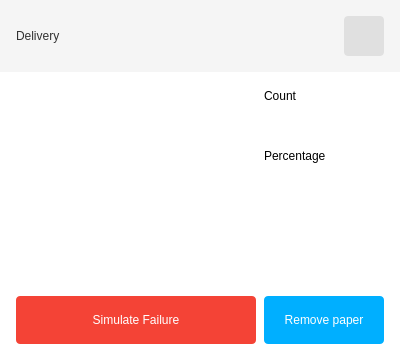
<?xml version="1.0" encoding="UTF-8"?>
<ui version="4.0">
 <class>DeliveryControl</class>
 <widget class="QWidget" name="DeliveryControl">
  <property name="geometry">
   <rect>
    <x>0</x>
    <y>0</y>
    <width>400</width>
    <height>360</height>
   </rect>
  </property>
  <property name="sizePolicy">
   <sizepolicy hsizetype="Fixed" vsizetype="Fixed">
    <horstretch>0</horstretch>
    <verstretch>0</verstretch>
   </sizepolicy>
  </property>
  <property name="minimumSize">
   <size>
    <width>400</width>
    <height>360</height>
   </size>
  </property>
  <property name="maximumSize">
   <size>
    <width>400</width>
    <height>360</height>
   </size>
  </property>
  <property name="windowTitle">
   <string>Feeder</string>
  </property>
  <property name="autoFillBackground">
   <bool>false</bool>
  </property>
  <property name="styleSheet">
   <string notr="true">background-color: white;</string>
  </property>
  <widget class="QLabel" name="name">
   <property name="geometry">
    <rect>
     <x>16</x>
     <y>25</y>
     <width>87</width>
     <height>22</height>
    </rect>
   </property>
   <property name="styleSheet">
    <string notr="true">color: #323232; background-color: #f5f5f5;</string>
   </property>
   <property name="text">
    <string>Delivery</string>
   </property>
   <property name="alignment">
    <set>Qt::AlignLeading|Qt::AlignLeft|Qt::AlignVCenter</set>
   </property>
  </widget>
  <widget class="QLabel" name="image">
   <property name="geometry">
    <rect>
     <x>16</x>
     <y>88</y>
     <width>232</width>
     <height>192</height>
    </rect>
   </property>
   <property name="text">
    <string/>
   </property>
   <property name="pixmap">
    <pixmap>:/Images/Resources/Delivery.png</pixmap>
   </property>
   <property name="alignment">
    <set>Qt::AlignCenter</set>
   </property>
  </widget>
  <widget class="QLabel" name="countTitle">
   <property name="geometry">
    <rect>
     <x>264</x>
     <y>88</y>
     <width>120</width>
     <height>15</height>
    </rect>
   </property>
   <property name="text">
    <string>Count</string>
   </property>
  </widget>
  <widget class="QLabel" name="percentageTitle">
   <property name="geometry">
    <rect>
     <x>264</x>
     <y>147</y>
     <width>120</width>
     <height>17</height>
    </rect>
   </property>
   <property name="text">
    <string>Percentage</string>
   </property>
   <property name="alignment">
    <set>Qt::AlignLeading|Qt::AlignLeft|Qt::AlignVCenter</set>
   </property>
  </widget>
  <widget class="QLabel" name="count">
   <property name="geometry">
    <rect>
     <x>264</x>
     <y>110</y>
     <width>120</width>
     <height>22</height>
    </rect>
   </property>
   <property name="styleSheet">
    <string notr="true">color: #00afff;</string>
   </property>
   <property name="text">
    <string/>
   </property>
   <property name="alignment">
    <set>Qt::AlignLeading|Qt::AlignLeft|Qt::AlignVCenter</set>
   </property>
  </widget>
  <widget class="QLabel" name="percentage">
   <property name="geometry">
    <rect>
     <x>264</x>
     <y>171</y>
     <width>120</width>
     <height>22</height>
    </rect>
   </property>
   <property name="styleSheet">
    <string notr="true">color: #00afff;</string>
   </property>
   <property name="text">
    <string/>
   </property>
   <property name="alignment">
    <set>Qt::AlignLeading|Qt::AlignLeft|Qt::AlignVCenter</set>
   </property>
  </widget>
  <widget class="QPushButton" name="edit">
   <property name="geometry">
    <rect>
     <x>264</x>
     <y>296</y>
     <width>120</width>
     <height>48</height>
    </rect>
   </property>
   <property name="styleSheet">
    <string notr="true">
                    border-radius: 4px;
                    background-color: #00afff; color: white;
                </string>
   </property>
   <property name="text">
    <string>Remove paper</string>
   </property>
  </widget>
  <widget class="QPushButton" name="failure">
   <property name="geometry">
    <rect>
     <x>16</x>
     <y>296</y>
     <width>240</width>
     <height>48</height>
    </rect>
   </property>
   <property name="styleSheet">
    <string notr="true">border-radius: 4px;
                    background-color: #f44336; color: white;
                </string>
   </property>
   <property name="text">
    <string>Simulate Failure</string>
   </property>
  </widget>
  <widget class="QLabel" name="label">
   <property name="geometry">
    <rect>
     <x>0</x>
     <y>0</y>
     <width>400</width>
     <height>72</height>
    </rect>
   </property>
   <property name="styleSheet">
    <string notr="true">background-color: #F5F5F5;</string>
   </property>
   <property name="text">
    <string/>
   </property>
  </widget>
  <widget class="QPushButton" name="ok">
   <property name="geometry">
    <rect>
     <x>344</x>
     <y>16</y>
     <width>40</width>
     <height>40</height>
    </rect>
   </property>
   <property name="styleSheet">
    <string notr="true">border-radius: 4px;
                    background-color: #e0e0e0;
                    color: #212121;
                </string>
   </property>
   <property name="text">
    <string/>
   </property>
   <property name="iconSize">
    <size>
     <width>24</width>
     <height>24</height>
    </size>
   </property>
  </widget>
  <zorder>label</zorder>
  <zorder>name</zorder>
  <zorder>image</zorder>
  <zorder>countTitle</zorder>
  <zorder>percentageTitle</zorder>
  <zorder>count</zorder>
  <zorder>percentage</zorder>
  <zorder>edit</zorder>
  <zorder>failure</zorder>
  <zorder>ok</zorder>
 </widget>
 <resources/>
 <connections/>
</ui>
